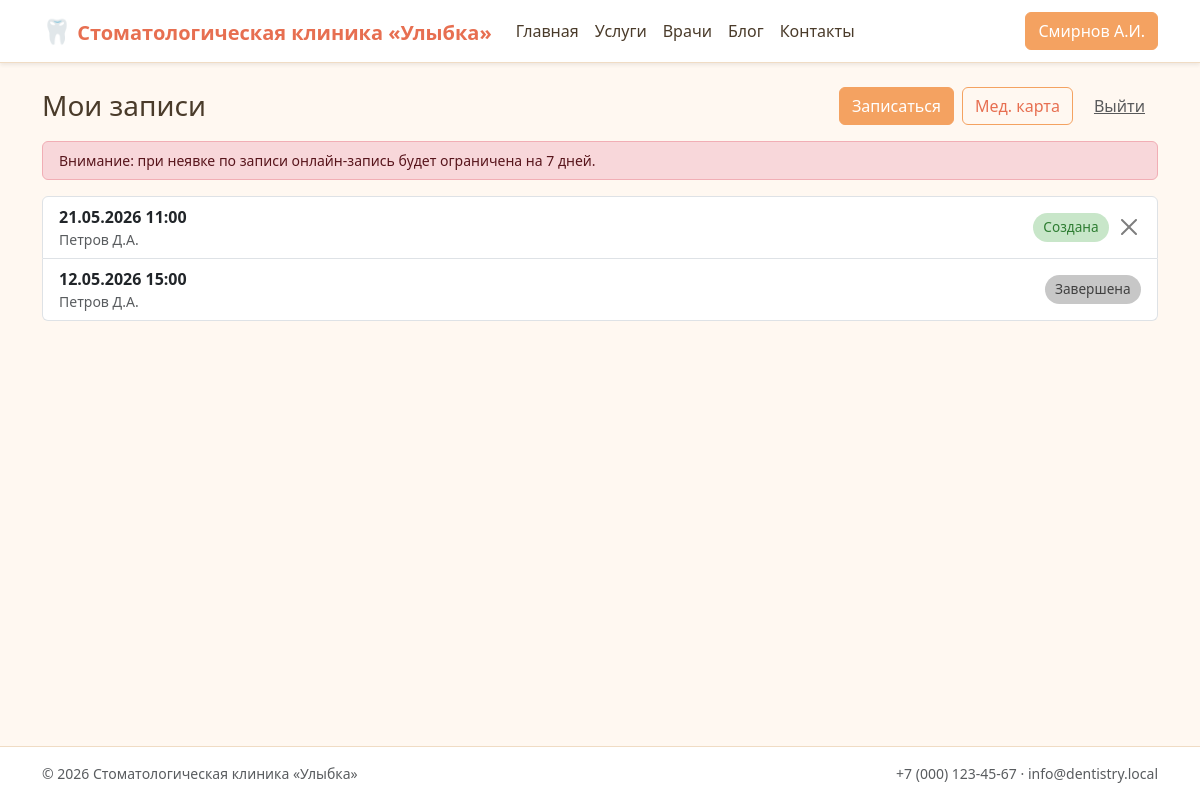
The page /profile.php (signed in) on the database its author committed.
### tables this page shows
CREATE TABLE user (
    id                INT UNSIGNED AUTO_INCREMENT PRIMARY KEY,
    last_name         VARCHAR(60)  NOT NULL,
    first_name        VARCHAR(60)  NOT NULL,
    middle_name       VARCHAR(60)  NOT NULL DEFAULT '',
    email             VARCHAR(190) NOT NULL UNIQUE,
    password_hash     VARCHAR(255) NOT NULL,
    role_id           TINYINT UNSIGNED NOT NULL,
    booking_ban_until DATE NULL COMMENT 'Запрет онлайн-записи до даты (после неявки)',
    created_at        DATETIME NOT NULL DEFAULT CURRENT_TIMESTAMP,
    CONSTRAINT fk_user_role FOREIGN KEY (role_id) REFERENCES role(id)
);

CREATE TABLE appointment (
    id               INT UNSIGNED AUTO_INCREMENT PRIMARY KEY,
    patient_id       INT UNSIGNED NOT NULL,
    doctor_id        INT UNSIGNED NOT NULL,
    slot_start       DATETIME NOT NULL,
    slot_end         DATETIME NOT NULL,
    status           ENUM('created','confirmed','performed','completed','noshow') NOT NULL DEFAULT 'created',
    created_at       DATETIME NOT NULL DEFAULT CURRENT_TIMESTAMP,
    reminder_sent_at DATETIME NULL COMMENT 'Когда отправлено email-напоминание',
    CONSTRAINT fk_appt_patient FOREIGN KEY (patient_id) REFERENCES user(id),
    CONSTRAINT fk_appt_doctor  FOREIGN KEY (doctor_id)  REFERENCES user(id),
    UNIQUE KEY uq_doctor_slot (doctor_id, slot_start),
    INDEX ix_patient_slot (patient_id, slot_start),
    INDEX ix_doctor_slot  (doctor_id, slot_start),
    INDEX ix_status (status)
);

### lib/sanitize.php (called while the page is built, shortened)
<?php
function h(mixed $value): string
{
    return htmlspecialchars((string) $value, ENT_QUOTES | ENT_SUBSTITUTE, 'UTF-8');
}
function fio_short(string $last, string $first, string $middle = ''): string
{
    $fi = mb_substr($first, 0, 1);
    $mi = $middle !== '' ? mb_substr($middle, 0, 1) . '.' : '';
    return $last . ' ' . $fi . '.' . $mi;
}
function fmt_dt(string $sqlDt): string
{
    return date('d.m.Y H:i', strtotime($sqlDt));
}

### lib/session.php (called while the page is built, shortened)
<?php
require_once __DIR__ . '/db.php';
final class Session
{
    public static function userId(): ?int
    {
        return isset($_SESSION['user_id']) ? (int) $_SESSION['user_id'] : null;
    }
    public static function user(): ?array
    {
        $id = self::userId();
        $user = DB::one(
            'SELECT u.*, r.code AS role_code, r.name AS role_name
               FROM user u JOIN role r ON r.id = u.role_id
              WHERE u.id = :id',
            ['id' => $id]
        );
        return $user;
    }
}

### lib/db.php (called while the page is built, shortened)
<?php
final class DB
{
    private static ?PDO $pdo = null;
    public static function pdo(): PDO
    {
        if (self::$pdo === null) {
            $dsn = sprintf(
                'mysql:host=%s;port=%d;dbname=%s;charset=%s',
                DB_HOST, DB_PORT, DB_NAME, DB_CHARSET
            );
            self::$pdo = new PDO($dsn, DB_USER, DB_PASS, [
                PDO::ATTR_ERRMODE            => PDO::ERRMODE_EXCEPTION,
                PDO::ATTR_DEFAULT_FETCH_MODE => PDO::FETCH_ASSOC,
                PDO::ATTR_EMULATE_PREPARES   => false,
            ]);
        }
        return self::$pdo;
    }
    public static function all(string $sql, array $params = []): array
    {
        $stmt = self::pdo()->prepare($sql);
        $stmt->execute($params);
        return $stmt->fetchAll();
    }
    public static function one(string $sql, array $params = []): ?array
    {
        $stmt = self::pdo()->prepare($sql);
        $stmt->execute($params);
        $row = $stmt->fetch();
        return $row === false ? null : $row;
    }
}

### lib/auth.php (called while the page is built, shortened)
<?php
require_once __DIR__ . '/session.php';
final class Auth
{
    public static function user(): ?array
    {
        return Session::user();
    }
}

### lib/csrf.php (called while the page is built, shortened)
<?php
require_once __DIR__ . '/session.php';
final class Csrf
{
    public static function token(): string
    {
        return $_SESSION[self::KEY];
    }
}

### lib/appointment.php (called while the page is built, shortened)
<?php
require_once __DIR__ . '/db.php';
function appt_status_label(string $status): string
{
    return [
        'created'   => 'Создана',
        'confirmed' => 'Подтверждена',
        'performed' => 'Исполнена',
        'completed' => 'Завершена',
        'noshow'    => 'Не явка',
    ][$status] ?? $status;
}
function appt_status_class(string $status): string
{
    return 'status-' . $status;
}
function patient_booking_ban_until(int $patientId): ?string
{
    $row = DB::one(
        "SELECT MAX(DATE(slot_start)) AS last_noshow
           FROM appointment WHERE patient_id = :p AND status = 'noshow'",
        ['p' => $patientId]
    );
    if (empty($row['last_noshow'])) {
        return null;
    }
    $banUntil = date('Y-m-d', strtotime($row['last_noshow'] . ' +' . (int) NOSHOW_BAN_DAYS . ' days'));
    return $banUntil >= date('Y-m-d') ? $banUntil : null;
}

### templates/cabinet_patient.php (the view, shortened to what this page needs)
<?php
$pid = (int) $user['id'];
$appointments = DB::all(
    "SELECT a.id, a.slot_start, a.status,
            d.last_name AS d_last, d.first_name AS d_first, d.middle_name AS d_mid
       FROM appointment a
       JOIN user d ON d.id = a.doctor_id
      WHERE a.patient_id = :p
      ORDER BY a.slot_start DESC",
    ['p' => $pid]
);
$hasCreated = (bool) array_filter($appointments, fn($a) => $a['status'] === 'created');
$banUntil = patient_booking_ban_until($pid);
$banned = $banUntil !== null;
?>
<div id="patient-cabinet" data-csrf="<?= h(Csrf::token()) ?>">
    <div class="d-flex flex-wrap justify-content-between align-items-center mb-3 gap-2">
        <h1 class="h3 mb-0">Мои записи</h1>
        <div class="d-flex gap-2">
            <button type="button" class="btn btn-orange" id="openBooking" <?= $banned ? 'disabled' : '' ?>>Записаться</button>
            <a href="/med_card.php" target="_blank" class="btn btn-outline-orange">Мед. карта</a>
            <form method="post" action="/logout.php" class="m-0">
                <button type="submit" class="btn btn-link text-muted">Выйти</button>
            </form>
        </div>
    </div>
    <?php if ($hasCreated): ?>
        <div class="alert alert-danger py-2 small">
            Внимание: при неявке по записи онлайн-запись будет ограничена на <?= (int) NOSHOW_BAN_DAYS ?> дней.
        </div>
    <?php endif; ?>
    <?php if (empty($appointments)): ?>
        <p class="text-muted">У вас пока нет записей. Нажмите «Записаться», чтобы выбрать врача и время.</p>
    <?php else: ?>
        <div class="list-group">
            <?php foreach ($appointments as $a): ?>
                <?php
                    $fio = fio_short($a['d_last'], $a['d_first'], $a['d_mid']);
                    $isCompleted = $a['status'] === 'completed';
                    $isCreated   = $a['status'] === 'created';
                ?>
                <div class="list-group-item d-flex justify-content-between align-items-center<?= $isCompleted ? ' appt-completed' : '' ?>"
                     <?= $isCompleted ? 'role="button" data-appt-id="' . (int) $a['id'] . '"' : '' ?>>
                    <div>
                        <div class="fw-semibold"><?= h(fmt_dt($a['slot_start'])) ?></div>
                        <div class="text-muted small"><?= h($fio) ?></div>
                    </div>
                    <div class="d-flex align-items-center gap-2">
                        <span class="status-badge <?= h(appt_status_class($a['status'])) ?>"><?= h(appt_status_label($a['status'])) ?></span>
                        <?php if ($isCreated): ?>
                            <button type="button" class="btn-close appt-cancel" aria-label="Отменить"
                                    data-id="<?= (int) $a['id'] ?>" title="Отменить запись"></button>
                        <?php endif; ?>
                    </div>
                </div>
            <?php endforeach; ?>
        </div>
    <?php endif; ?>
</div>

### templates/header.php (shortened to what this page needs)
<?php
require_once __DIR__ . '/../lib/auth.php';
require_once __DIR__ . '/../lib/sanitize.php';
$_user = Auth::user();
$_currentPath = strtok($_SERVER['REQUEST_URI'] ?? '/', '?');
function _nav_active(string $href, string $current): string {
    return ($href === $current || ($href !== '/' && str_starts_with($current, $href)))
        ? ' active' : '';
}
?><!DOCTYPE html>
<html lang="ru">
<head>
    <link href="https://cdn.jsdelivr.net/npm/bootstrap@5.3.3/dist/css/bootstrap.min.css" rel="stylesheet">
    <link href="/assets/css/theme.css" rel="stylesheet">
</head>
<body class="d-flex flex-column min-vh-100">
<nav class="navbar navbar-expand-lg sticky-top shadow-sm clinic-navbar">
    <div class="container">
        <a class="navbar-brand fw-bold" href="/">
            <span class="brand-mark">🦷</span> <?= h(SITE_NAME) ?>
        </a>
        <div class="collapse navbar-collapse" id="mainNav">
            <ul class="navbar-nav me-auto">
                <li class="nav-item"><a class="nav-link<?= _nav_active('/', $_currentPath) ?>" href="/">Главная</a></li>
                <li class="nav-item"><a class="nav-link<?= _nav_active('/services.php', $_currentPath) ?>" href="/services.php">Услуги</a></li>
                <li class="nav-item"><a class="nav-link<?= _nav_active('/doctors.php', $_currentPath) ?>" href="/doctors.php">Врачи</a></li>
                <li class="nav-item"><a class="nav-link<?= _nav_active('/blog.php', $_currentPath) ?>" href="/blog.php">Блог</a></li>
                <li class="nav-item"><a class="nav-link<?= _nav_active('/contacts.php', $_currentPath) ?>" href="/contacts.php">Контакты</a></li>
            </ul>
            <div class="d-flex gap-2">
                <?php if ($_user === null): ?>
                    <a href="/login.php" class="btn btn-outline-orange">Вход</a>
                    <a href="/register.php" class="btn btn-orange">Регистрация</a>
                <?php else: ?>
                    <a href="/profile.php" class="btn btn-orange">
                        <?= h(fio_short($_user['last_name'], $_user['first_name'], $_user['middle_name'])) ?>
                    </a>
                <?php endif; ?>
            </div>
        </div>
    </div>
</nav>
<main class="flex-grow-1 py-4">
<div class="container">

### public/assets/css/theme.css (style rules this page uses)
:root { --clinic-bg: #FFF8F1; --clinic-surface: #FFFFFF; --clinic-primary: #F4A261; --clinic-primary-2: #E76F51; --clinic-accent: #FFE0C2; --clinic-soft: #FFF1E0; --clinic-ink: #4A3B2A; --clinic-muted: #8A7964; --clinic-border: #F0DCC4; --clinic-success: #6FB098; --clinic-danger: #D88080; }
html, body { background: var(--clinic-bg); color: var(--clinic-ink); }
body { font-family: system-ui, "Segoe UI", Tahoma, Arial, sans-serif; }
a { color: var(--clinic-primary-2); }
.clinic-navbar { background: var(--clinic-surface); border-bottom: 1px solid var(--clinic-border); }
.clinic-navbar .navbar-brand { color: var(--clinic-primary-2); }
.clinic-navbar .nav-link { color: var(--clinic-ink); }
.brand-mark { font-size: 1.2em; }
.btn-orange { background: var(--clinic-primary); border-color: var(--clinic-primary); color: #fff; }
.btn-outline-orange { background: transparent; border: 1px solid var(--clinic-primary); color: var(--clinic-primary-2); }
.status-badge { display: inline-block; padding: 0.25rem 0.65rem; border-radius: 999px; font-size: 0.85rem; font-weight: 500; }
.status-created { background: #C8E6C9; color: #2E7D32; }
.status-completed { background: #C7C7C7; color: #404040; }
.appt-completed { cursor: pointer; }

### rows shown on the page
user: last_name+first_name+middle_name "Смирнов А.И."
appointment: slot_start "21.05.2026 11:00", doctor.middle_name "Петров Д.А.", status "Создана"
appointment: slot_start "12.05.2026 15:00", doctor.middle_name "Петров Д.А.", status "Завершена"

### other values the page prints
SITE_NAME "Стоматологическая клиника «Улыбка»"
NOSHOW_BAN_DAYS "7"
CLINIC_PHONE "+7 (000) 123-45-67"
CLINIC_EMAIL "info@dentistry.local"
